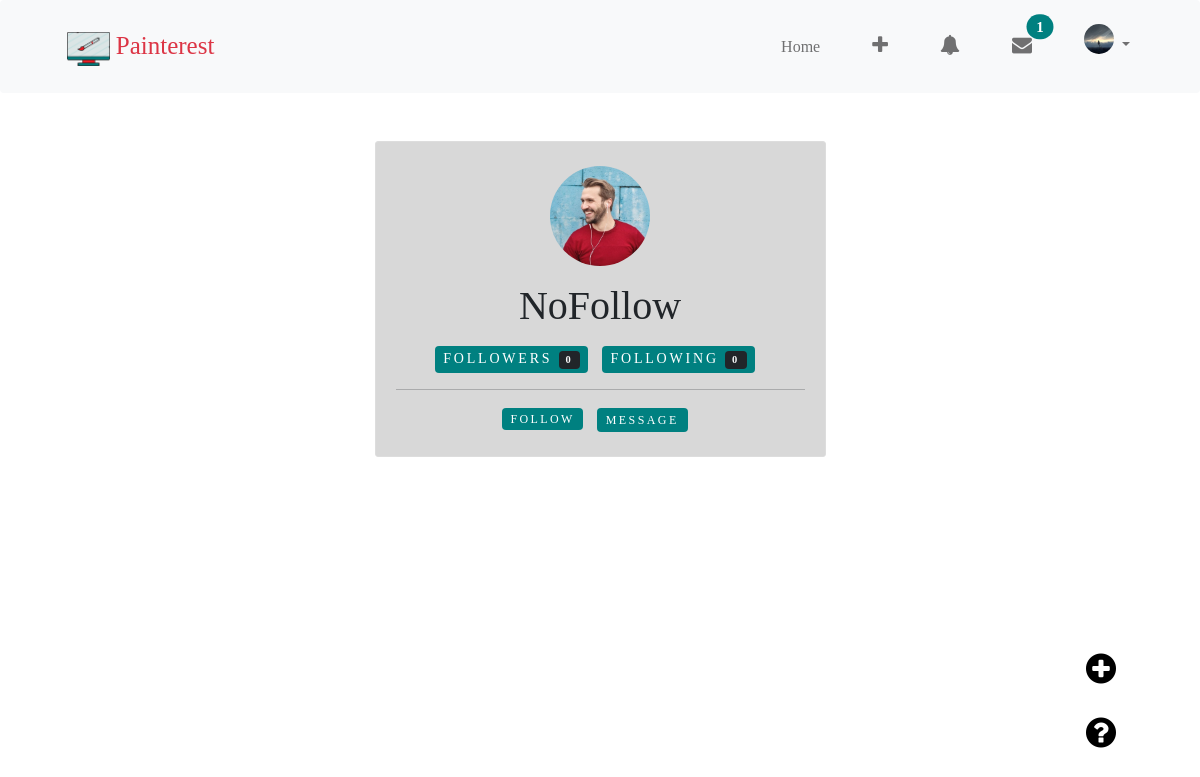
The page /painter_profile/NoFollow/ (signed in) on the database as committed earlier.
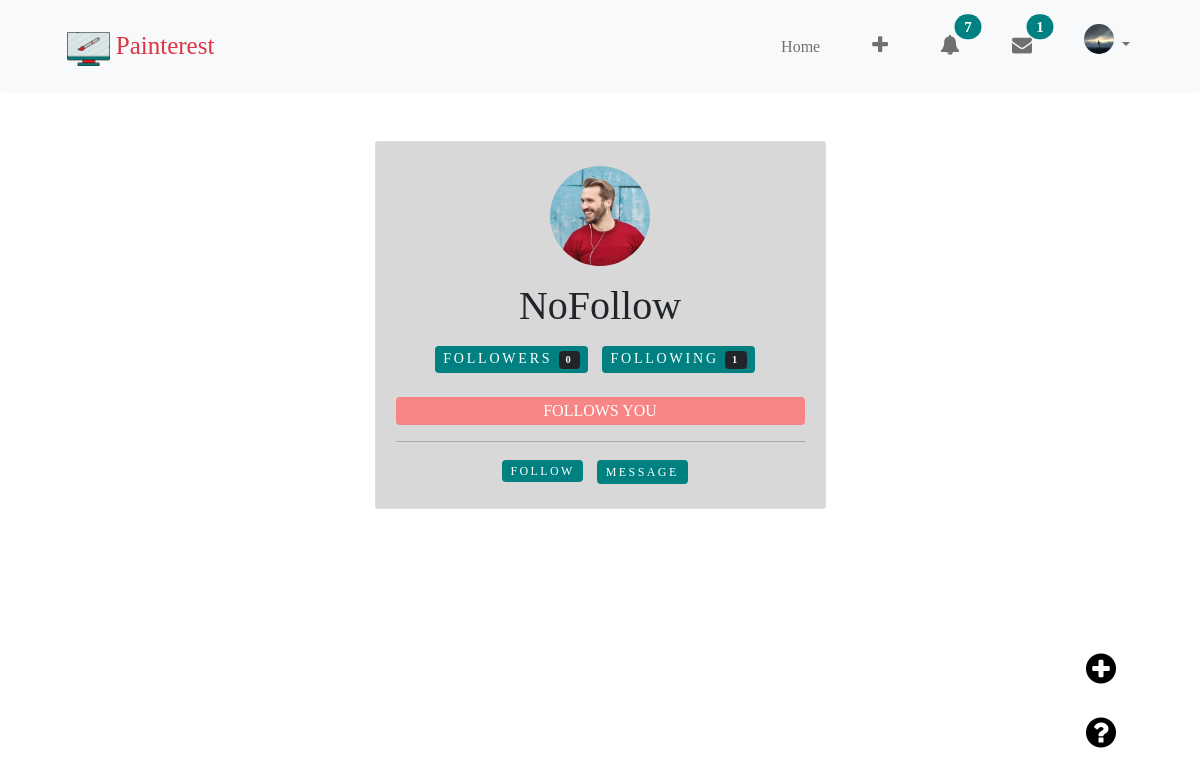
The same page on the database as committed later.
### users/models.py (models this page shows, shortened)
class CustomUser(AbstractUser):
    email = models.EmailField(
        verbose_name='email address',
        max_length=60,
        unique=True
    )
    username = models.CharField(
        max_length=50, unique=True, validators=[alphanumeric])
    USERNAME_FIELD = 'email'
    REQUIRED_FIELDS = []
    objects = UserManager()
    def __str__(self):
        return self.username

class Profile(models.Model):
    user = models.OneToOneField(
        settings.AUTH_USER_MODEL, related_name='profile', on_delete=models.CASCADE)
    image = models.ImageField(
        default='90a70ab564f045a48488cd440f3b56e4-dp.jpg', upload_to='profile_pics', blank=True)
    about = models.TextField(blank=True)
    website_url = models.CharField(max_length=50, blank=True)
    feed_tuner = models.ManyToManyField(Category, blank=True)

### users/views.py (the view)
def painter_profile_view(request, painter):
    context = {
        'painter': CustomUser.objects.filter(username=painter).first(),
    }
    return render(request, 'users/painter_profile.html', context)

### main/context_processors.py (called while the page is built)
def notify_user(request):
    if request.user.is_authenticated:
        return {
            'unread_count': Message.objects.filter(recepient=request.user, read=False).count(),
            'notify': len(Action.objects.filter(action_for=request.user, read=False))
        }
    return {
        'unread_count': 0,
        'notify': 0
    }

### users/templates/users/painter_profile.html (shortened to what this page needs)
{% extends 'main/base.html' %}
{% block content %}
<div class="row">
    <div class="col-md-7 col-lg-5 mx-auto my-auto text-center paint_profil_col" data-aos="fade-right" data-aos-delay="200" data-aos-duration="1000">
        <div class="content-section bg-light pt-4 pb-4 profile_bcg">
            {% if painter.profile.image.name == '90a70ab564f045a48488cd440f3b56e4-dp.jpg' %}
                <div class="change_badge mx-auto">{{ painter.username.0 }}</div>
            {% else %}
                <img class="rounded-circle account-img" src="{{ painter.profile.image.url }}">
            {% endif %}
            <h1>{{ painter.username }}</h1>
            <a href="{% url 'following_and_follower' painter%}" class="category follow mt-2">Followers
                <span class="badge bg-dark text-light">{{ painter.followers.all.count }}</span>
            </a>
            <a href="{% url 'following_and_follower' painter%}" class="category follow mt-2">Following
                <span class="badge bg-dark text-light">{{ painter.following.all.count }}</span>
            </a>
            {% if painter in user.followers.all %}
                <span class="follows_you mt-4">Follows you</span>
            {% endif %}
            <hr>
            {% if user != painter %}
                {% if user not in painter.followers.all %}
                    <a href="{% url 'follow' painter %}" class="category">Follow</a>
                {% else %}
                    <a href="{% url 'unfollow' painter %}" class="category">Unfollow</a>
                {% endif %}
                <button id="send_button" class="category btn">Message</button>
            {% endif %}
        </div>
    </div>
</div>
{% endblock %}

### main/templates/main/base.html (shortened to what the changed rows need)
{% load static %}
<!DOCTYPE html>
<html lang="en">
<head>
    <link rel="stylesheet" href="{% static 'main/css/aos.css' %}">
    <link rel="stylesheet" href="{% static 'main/css/bootstrap.css' %}">
    <link rel="stylesheet" href="{% static 'main/css/style.css' %}">
    <link rel="stylesheet" href="{% static 'main/css/responsive.css' %}">
    <link rel="stylesheet" href="{% static 'main/fonts/fontawesome/css/font-awesome.min.css' %}">
</head>
<body>
    <nav class="navbar navbar-expand-lg navbar-light bg-light rounded" data-aos="fade-down" data-aos-delay="200" data-aos-duration="1000">
        <div class="container">
            <div class="collapse navbar-collapse align-items-center justify-content-end" id="navBar">
                <ul class="navbar-nav d-flex">
                    {% if not user.is_authenticated %}
                        <li class="nav-item">
                            <a class="nav-link" href="{% url 'register' %}" tabindex="-1" aria-disabled="true">Sign Up</a>
                        </li>
                        <li class="nav-item">
                            <a class="nav-link" href="{% url 'login' %}" tabindex="-1" aria-disabled="true">Login</a>
                        </li>
                    {% else %}
                        <li class="nav-item">
                            <a class="nav-link" href="{% url 'add_paint' %}">
                                <i class="fa fa-plus"></i>
                            </a>
                        </li>
                        <li class="nav-item">
                            <a class="nav-link position-relative" href="{% url 'notifications' %}" tabindex="-1" aria-disabled="true">
                                <i class="fa fa-bell">
                                    {% if notify %}
                                        <span class="position-absolute top-0 start-100 translate-middle badge rounded-pill bg-danger">
                                            {{ notify }}
                                        </span>
                                    {% endif %}
                                </i>
                            </a>
                        </li>
                        <li class="nav-item">
                            <a class="nav-link position-relative" href="{% url 'view_messages' %}" tabindex="-1" aria-disabled="true">
                                {% if unread_count %}
                                    <i class="fa fa-envelope">
                                        <span class="position-absolute top-0 start-100 translate-middle badge rounded-pill bg-danger">
                                            {{ unread_count }}
                                        </span>
                                    </i>
                                {% else %}
                                    <i class="fa fa-envelope-open"></i>
                                {% endif %}
                            </a>
                        </li>
                        <li class="nav-item dropdown">
                            <a class="nav-link dropdown-toggle" href="#" id="dropdown09" data-bs-toggle="dropdown"
                                data-toggle="dropdown" aria-haspopup="true" aria-expanded="false">
                                {% if user.profile.image.name == '90a70ab564f045a48488cd440f3b56e4-dp.jpg' %}
                                    <div class="profile_badge">{{ user.username.0 }}</div>
                                {% else %}
                                    <img class="rounded-circle badge-account-img" src="{{ user.profile.image.url }}">
                                {% endif %}
                            </a>
                        </li>
                    {% endif %}
                </ul>
            </div>
        </div>
    </nav>
    <div class="container mt-5">
        {% block content %} {% endblock %}
    </div>
</body>
</html>

Rows that differ between the two databases and show on the page:
changed CustomUser "NoFollow": following.all.count "0" → "1"
Other text that changed with them:
{{ notify }}: (not shown) → "7"
text now shown: "FOLLOWS YOU"
